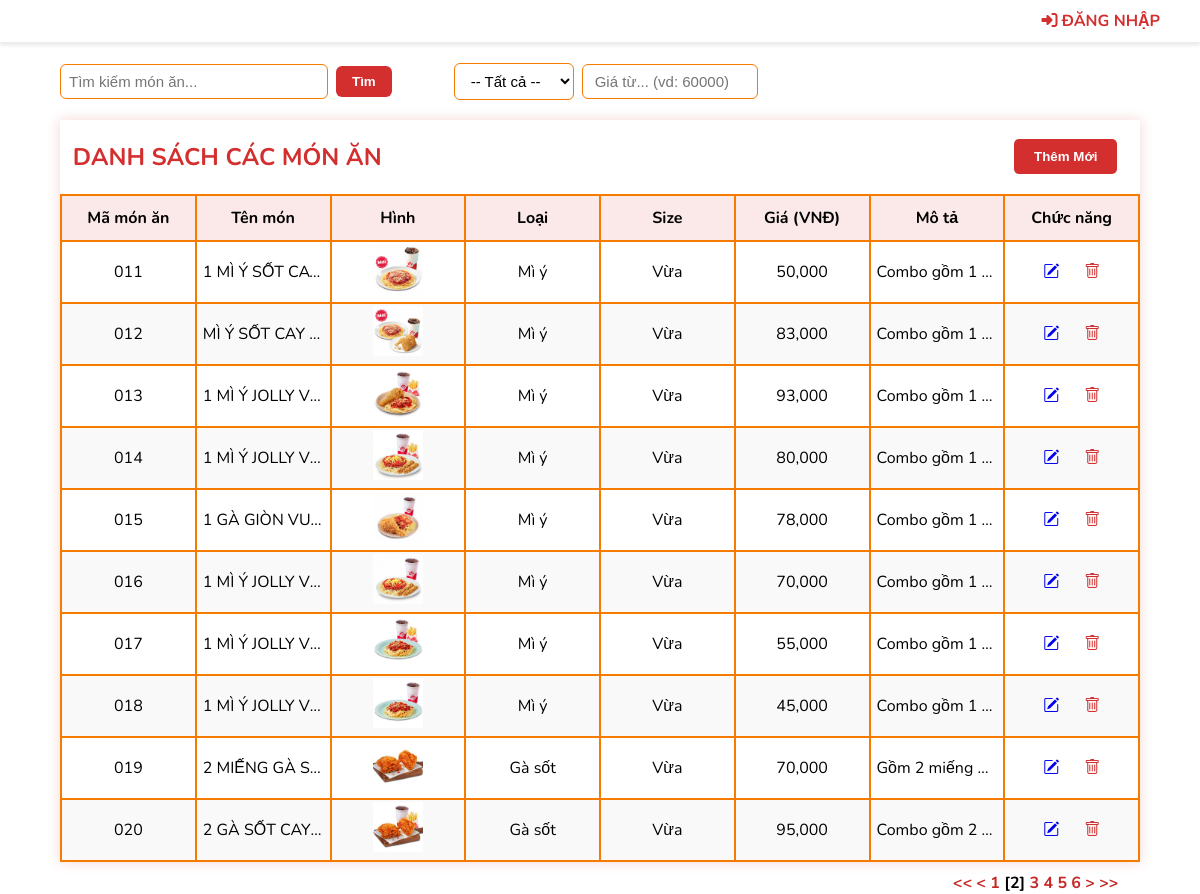
Screenshot of /home.php?&page=2 with the database file from the repository.
### tables this page shows
CREATE TABLE LoaiMonAn (
    MaLoai INT AUTO_INCREMENT PRIMARY KEY,
    TenLoai VARCHAR(100) NOT NULL UNIQUE
);

CREATE TABLE BienTheMonAn (
    MaBienThe INT AUTO_INCREMENT PRIMARY KEY,
    
    MaMonAn INT NOT NULL,
    MaSize INT NOT NULL,  
    
    DonGia DECIMAL(18, 2) NOT NULL CHECK (DonGia >= 0),
    
    FOREIGN KEY (MaMonAn) REFERENCES MonAn(MaMonAn)
        ON DELETE CASCADE,
    FOREIGN KEY (MaSize) REFERENCES KichThuoc(MaSize)
        ON DELETE CASCADE,
    
     
    UNIQUE(MaMonAn, MaSize)
);

CREATE TABLE MonAn (
    MaMonAn INT AUTO_INCREMENT PRIMARY KEY,
    TenMonAn VARCHAR(255) NOT NULL,
    HinhAnh VARCHAR(500),
    MoTa TEXT,  
    
    MaLoai INT,
    FOREIGN KEY (MaLoai) REFERENCES LoaiMonAn(MaLoai)
        ON DELETE SET NULL 
        ON UPDATE CASCADE
);

CREATE TABLE KichThuoc (
    MaSize INT AUTO_INCREMENT PRIMARY KEY,
    TenSize VARCHAR(50) NOT NULL UNIQUE
);

### home.php (the view, shortened to what this page needs)
<!DOCTYPE html>
<html lang="en">
<head>
    <link rel="stylesheet" href="css/home.css">
    <link rel="stylesheet" href="https://cdn.jsdelivr.net/npm/bootstrap-icons@1.11.3/font/bootstrap-icons.css">
</head>
<body>
    <?php include_once "includes/header2.php"; ?>
    <?php
    include_once("includes/myenv.php");
    $conn = mysqli_connect($db_host, $db_user, $db_password, $db_db, $db_port);
    ?>
    <?php
    $keyword = isset($_GET['keyword']) ? $_GET['keyword'] : "";
    $whereCount = "WHERE loaimonan.MaLoai = monan.MaLoai
                    AND kichthuoc.MaSize = bienthemonan.MaSize
                    AND monan.MaMonAn = bienthemonan.MaMonAn";
    $sqlCount = "SELECT COUNT(*) FROM loaimonan, kichthuoc, monan, bienthemonan $whereCount";
    $count = mysqli_query($conn, $sqlCount);
    $row = mysqli_fetch_row($count);
    $maxRow = $row[0];
    $pageRow = 10;
    $pageMax = ceil($maxRow / $pageRow);
    $pageCurrent = isset($_GET['page']) ? (int)$_GET['page'] : 1;
    $pageCurrent = max(1, $pageCurrent);
    $pageStart = ($pageCurrent - 1) * $pageRow;
    $pageStart = max(0, $pageStart);
    $conditions = [];
    $where = "";
    if (!empty($conditions)) {
        $where = "WHERE loaimonan.MaLoai = monan.MaLoai
                    AND kichthuoc.MaSize = bienthemonan.MaSize
                    AND monan.MaMonAn = bienthemonan.MaMonAn
                    AND " . implode(" AND ", $conditions);
    } else {
        $where = "WHERE loaimonan.MaLoai = monan.MaLoai
                    AND kichthuoc.MaSize = bienthemonan.MaSize
                    AND monan.MaMonAn = bienthemonan.MaMonAn";
    }
    $strSQL = "SELECT *
                FROM loaimonan, kichthuoc, monan, bienthemonan
                $where
                ORDER BY bienthemonan.MaBienThe ASC
                LIMIT $pageStart, $pageRow";
    $result = mysqli_query($conn, $strSQL);
    ?>
    <?php
    function ChuanHoaMa($mma)
    {
        $kq = str_pad($mma, 3, '0', STR_PAD_LEFT);
        return $kq;
    }
    ?>
    <nav>
        <form class="search-bar" method="get">
            <input class="search" type="text" name="keyword" placeholder="Tìm kiếm món ăn..." value="<?php echo isset($keyword) ? $keyword : "" ?>">
            <input class="btnTim" name="btntim" type="submit" value="Tìm">
            <select name="maloai">
                <option value="">-- Tất cả --</option>
            </select>
            <input class="donGia" name="dongia" type="text" placeholder="Giá từ... (vd: 60000)" value="<?php echo isset($_GET['dongia']) ? $_GET['dongia'] : "" ?>">
        </form>
    </nav>
    <form>
        <table>
            <tr>
                <td class="tdtrai" colspan="4">
                    <h2>DANH SÁCH CÁC MÓN ĂN</h2>
                </td>
                <td class="tdphai" colspan="4">
                    <input type="submit" class="btnNew" name="btnnew" value="Thêm Mới">
                </td>
            </tr>
            <tr class="tieude">
                <td>
                    Mã món ăn
                </td>
                <td>
                    Tên món
                </td>
                <td>
                    Hình
                </td>
                <td>
                    Loại
                </td>
                <td>
                    Size
                </td>
                <td>
                    Giá (VNĐ)
                </td>
                <td>
                    Mô tả
                </td>
                <td>
                    Chức năng
                </td>
            </tr>
            <?php
            if (mysqli_num_rows($result) > 0) {
                while ($row = mysqli_fetch_array($result)) {
                    echo "<tr class='noidung'>";
                    echo "<td>" . ChuanHoaMa($row['MaBienThe']) . "</td>";
                    echo "<td>" . $row['TenMonAn'] . "</td>";
                    $anh = "img/" . $row['HinhAnh'];
                    echo "<td>" . "<img src='$anh' width='50px' height='50px'>" . "</td>";
                    echo "<td>" . $row['TenLoai'] . "</td>";
                    echo "<td>" . $row['TenSize'] . "</td>";
                    echo "<td>" . number_format($row['DonGia'], 0, ".", ",") . "</td>";
                    echo "<td>" . $row['MoTa'] . "</td>";
                    echo "<td>";
                    echo "<a href='detail.php?mabienthe=" . $row['MaBienThe'] . "&page=" . $pageCurrent . "'>" . "<i class='bi bi-pencil-square'></i>" . "</a>";
                    echo "<a href='delete.php?mabienthe=" . $row['MaBienThe'] . "&page=" . $pageCurrent . "'>" . "<i class='bi bi-trash'></i>" . "</a>";
                    echo "</td>";
                    echo "</tr>";
                }
            }
            ?>
        </table>
        <div class="phantrang">
            <?php
            $params = [];
            $queryString = http_build_query($params);
            if ($pageCurrent > 1) {
                echo "<a href='?$queryString&page=1'> &lt;&lt; </a>";
                $pre = $pageCurrent - 1;
                echo "<a href='?$queryString&page=$pre'> &lt; </a>";
            }
            for ($i = 1; $i <= $pageMax; $i++) {
                if ($i == $pageCurrent)
                    echo "<b> [$i] </b>";
                else
                    echo "<a href='?$queryString&page=$i'> $i </a>";
            }
            if ($pageCurrent < $pageMax) {
                $next = $pageCurrent + 1;
                echo "<a href='?$queryString&page=$next'> &gt; </a>";
                echo "<a href='?$queryString&page=$pageMax'> &gt;&gt; </a>";
            }
            ?>
        </div>
    </form>
</body>
</html>

### css/home.css (style rules this page uses)
body { margin: 0; font-family: 'Nunito', sans-serif; display: flex; flex-direction: column; align-items: center; }
nav { width: 100%; display: flex; justify-content: center; margin-top: 20px; margin-bottom: 20px; }
.search-bar { display: flex; align-items: center; gap: 8px; }
.search { width: 250px; padding: 8px; border-radius: 6px; border: 1px solid #f57c00; font-size: 15px; transition: 0.3s; }
.btnTim { padding: 8px 16px; background: #d32f2f; color: white; border: none; border-radius: 6px; cursor: pointer; margin-right: 5%; font-weight: bold; transition: 0.3s; }
select { width: 120px; padding: 8px 12px; border: 1px solid #f57c00; border-radius: 6px; font-size: 15px; background-color: #fff; cursor: pointer; transition: 0.3s; }
.donGia { width: 150px; padding: 8px 12px; border: 1px solid #f57c00; border-radius: 6px; font-size: 15px; transition: 0.3s; }
form { width: 90%; }
table { border-collapse: collapse; table-layout: fixed; width: 100%; box-shadow: 0 0 12px rgba(211, 47, 47, 0.2); }
.tdphai { text-align: right; padding-right: 2%; }
h2 { padding-left: 2%; color: #d32f2f; }
.btnNew { width: 20%; height: 35px; border-radius: 5px; border: none; background-color: #d32f2f; color: #fff; font-weight: bolder; transition: 0.3s; cursor: pointer; }
.tieude td, .noidung td { border: 2px solid #f57c00; text-align: center; vertical-align: middle; height: 40px; overflow: hidden; white-space: nowrap; text-overflow: ellipsis; padding: 2px 6px; }
.noidung:nth-child(even) { background-color: #f9f9f9; }
.tieude { background-color: rgba(211, 47, 47, 0.1); }
.tieude td { font-weight: bold; }
.phantrang { margin-top: 10px; text-align: right; padding-right: 2%; }
.phantrang a { text-decoration: none; color: #c62828; font-weight: bold; }
.bi-trash { color: #d32f2f; padding-left: 25px; }

### css/header2.css (style rules this page uses)
body { margin: 0; padding: 0; }

### rows the page displays
loaimonan: bienthemonan.MaBienThe "011", monan.TenMonAn "1 MÌ Ý SỐT CA…", monan.HinhAnh (picture), TenLoai "Mì ý", kichthuoc.TenSize "Vừa", bienthemonan.DonGia "50,000", monan.MoTa "Combo gồm 1…", bienthemonan.MaBienThe "012", monan.TenMonAn "MÌ Ý SỐT CAY…", bienthemonan.DonGia "83,000", bienthemonan.MaBienThe "013", monan.TenMonAn "1 MÌ Ý JOLLY V…", bienthemonan.DonGia "93,000", bienthemonan.MaBienThe "014", bienthemonan.DonGia "80,000", bienthemonan.MaBienThe "015", monan.TenMonAn "1 GÀ GIÒN VU…", bienthemonan.DonGia "78,000", bienthemonan.MaBienThe "016", bienthemonan.DonGia "70,000", bienthemonan.MaBienThe "017", bienthemonan.DonGia "55,000", bienthemonan.MaBienThe "018", bienthemonan.DonGia "45,000"
loaimonan: bienthemonan.MaBienThe "019", monan.TenMonAn "2 MIẾNG GÀ S…", monan.HinhAnh (picture), TenLoai "Gà sốt", kichthuoc.TenSize "Vừa", bienthemonan.DonGia "70,000", monan.MoTa "Gồm 2 miếng…", bienthemonan.MaBienThe "020", monan.TenMonAn "2 GÀ SỐT CAY…", bienthemonan.DonGia "95,000", monan.MoTa "Combo gồm 2…"
